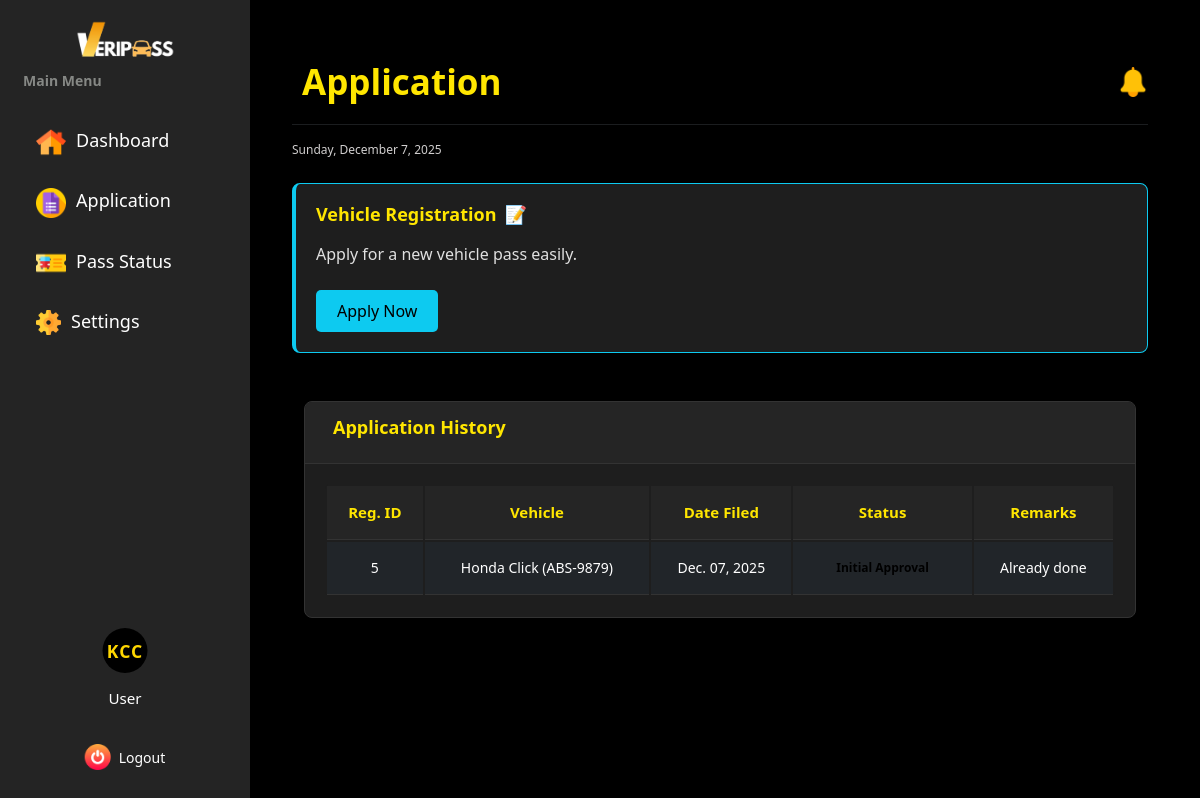
/dashboard/user/application/ (signed in), run on an earlier commit of the app's database.
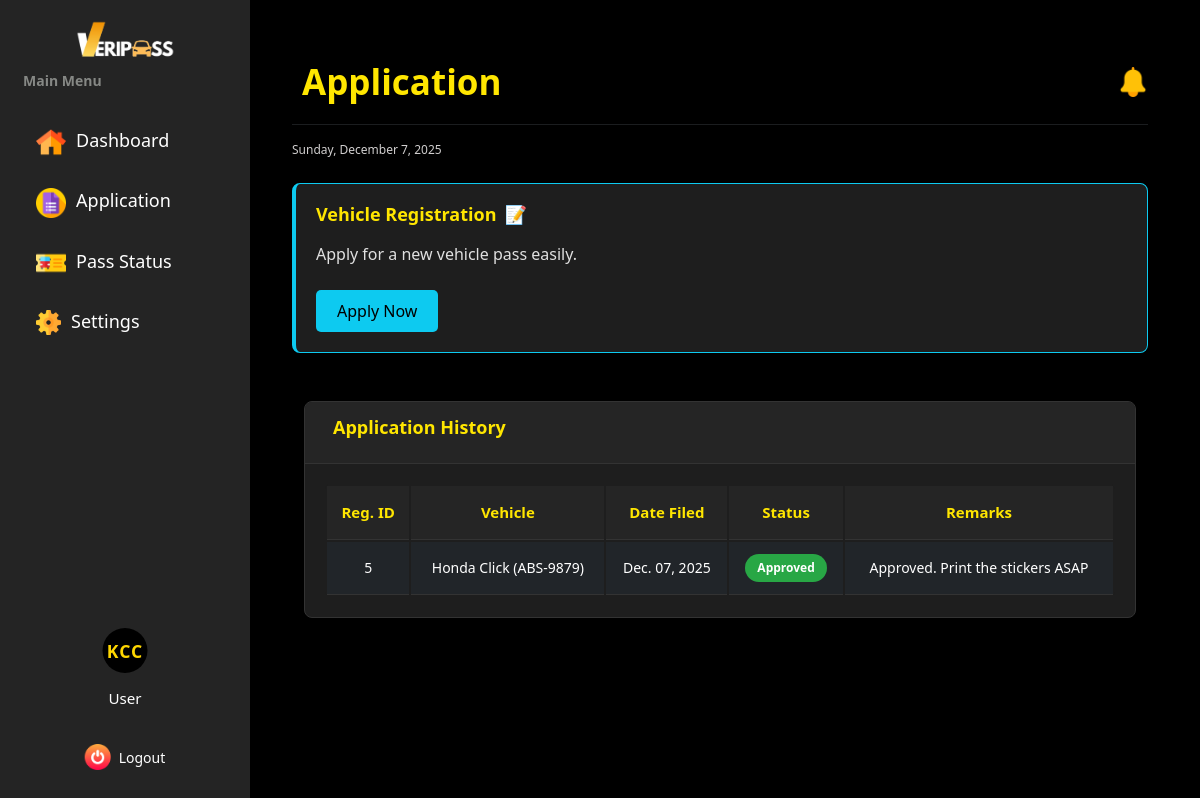
And on a later commit of the database.
### vehicle_pass/models.py (models this page shows, shortened)
class BaseModel(models.Model):
    created_at = models.DateTimeField(auto_now_add=True, db_index=True)
    updated_at = models.DateTimeField(auto_now=True)
    class Meta:
        abstract = True

class Registration(BaseModel):
    STATUS_CHOICES = [
        ('no application', 'No Application'),
        ('application submitted', 'Pending Initial Approval (OIC)'),
        ('initial approval', 'Initial Approved (Waiting for GSO Director)'),
        ('approved', 'Approved (Ready for Release)'),
        ('sticker released', 'Vehicle Pass Sticker Released'),
        ('rejected', 'Rejected')
    ]
    registration_number = models.BigAutoField(primary_key=True)
    user = models.ForeignKey(UserProfile, on_delete=models.CASCADE)
    vehicle = models.ForeignKey(Vehicle, on_delete=models.CASCADE)
    files = models.URLField(max_length=255)
    status = models.CharField(max_length=85, choices=STATUS_CHOICES, default='no application')
    remarks = models.TextField(null=True)
    initial_approved_by = models.ForeignKey(SecurityProfile, on_delete=models.CASCADE, related_name='initial_approval', null=True, blank=True)
    final_approved_by = models.ForeignKey(SecurityProfile, on_delete=models.CASCADE, related_name='final_approval', null=True, blank=True)
    date_of_filing = models.DateTimeField(auto_now_add=True)
    sticker_released_date = models.DateField(blank=True, null=True)
    e_signature = models.ImageField(upload_to='signature/')
    printed_name = models.CharField(max_length=125)
    signature_date = models.DateTimeField(null=True, blank=True)

class Vehicle(BaseModel):
    VEHICLE_TYPE = [('motor', 'Motor'),
                    ('car', 'Car'),
                    ('van', 'Van')]
    applicant = models.ForeignKey(UserProfile, on_delete=models.CASCADE, null=True, blank=True)
    make_model = models.CharField(max_length=35)
    plate_number = models.CharField(max_length=10, unique=True)
    year_model = models.IntegerField()
    color = models.CharField(max_length=20)
    type = models.CharField(choices=VEHICLE_TYPE, max_length=5)
    engine_number = models.CharField(max_length=25)
    chassis_number = models.CharField(max_length=17)
    or_number = models.CharField(max_length=25)
    cr_number = models.CharField(max_length=25)
    owner_firstname = models.CharField(max_length=45, null=True, blank=True)
    owner_middlename = models.CharField(max_length=45, null=True, blank=True)
    owner_lastname = models.CharField(max_length=45, null=True, blank=True)
    owner_suffix = models.CharField(max_length=5, null=True, blank=True)
    relationship_to_owner = models.CharField(max_length=15, null=True, blank=True)
    contact_number = models.CharField(max_length=14, null=True, blank=True)
    address = models.CharField(max_length=100, null=True, blank=True)

### vehicle_pass/views.py (the view)
# urls.py: path("dashboard/user/application/", user_application, name="user_application"),
@login_required
def user_application(request):
    user_id = request.session.get("user_id")
    try:
        profile = UserProfile.objects.get(id=user_id)
    except UserProfile.DoesNotExist:
        profile = None
    history = Registration.objects.filter(user=profile).order_by('-created_at')
    context = {
        'history': history,
    }
    return render(request, "User/User_Application.html", context)

### vehicle_pass/authentication.py (called while the page is built)
def login_required(view_func):
    @wraps(view_func)
    def wrapper(request, *args, **kwargs):
        if "user_id" not in request.session:
            return redirect("login")  # Redirect to login if not authenticated
        return view_func(request, *args, **kwargs)
    return wrapper

### vehicle_pass/context_processors.py (called while the page is built)
def admin_user_context(request):
    profile = None
    user_id = request.session.get('user_id')
    if user_id:
        profile = UserProfile.objects.filter(id=user_id).first()
    return {'profile': profile}

def default_user_context(request):
    profile = None
    user_id = request.session.get('user_id')
    if user_id:
        profile = UserProfile.objects.filter(id=user_id).first()
    return {'profile': profile}

def security_user_context(request):
    profile = None
    user_id = request.session.get('user_id')
    if user_id:
        profile = UserProfile.objects.filter(id=user_id).first()
    return {'profile': profile}

### templates/User/User_Application.html (shortened to what the changed rows need)
{% extends 'includes/user_sidebar.html' %}
{% load static %}
{% block extra_css %}
<link rel="stylesheet" href="{% static 'css/user-dashboard-style.css' %}">
{% endblock %}
{% block content %}
<div class="dashboard-wrapper">
    <div class="main-content">
        <div class="container-fluid py-3">
            <div class="d-flex justify-content-between align-items-center">
                <h2 class="title mb-3 mb-md-0">Application</h2>
            </div>
            <div class="container-fluid py-4">
                <div class="row mt-4">
                    <div class="col-12">
                        <div class="card data-card">
                            <div class="card-body">
                                <div class="table-responsive">
                                    <table class="table table-dark table-hover">
                                        <thead>
                                            <tr>
                                                <th>Reg. ID</th>
                                                <th>Vehicle</th>
                                                <th>Date Filed</th>
                                                <th>Status</th>
                                                <th>Remarks</th>
                                            </tr>
                                        </thead>
                                        <tbody>
                                            {% for item in history %}
                                            <tr>
                                                <td>{{ item.registration_number }}</td>
                                                <td>{{ item.vehicle.make_model|default:'N/A' }} ({{ item.vehicle.plate_number|default:'N/A' }})</td>
                                                <td>{{ item.date_of_filing|date:"M. d, Y" }}</td>
                                                <td>
                                                    <span class="status-badge status-{{ item.status|slugify }}">
                                                        {{ item.status|title }}
                                                    </span>
                                                </td>
                                                <td>{{ item.remarks|default:'-' }}</td>
                                            </tr>
                                            {% empty %}
                                            <tr>
                                                <td colspan="5" class="text-center">No application history found.</td>
                                            </tr>
                                            {% endfor %}
                                        </tbody>
                                    </table>
                                </div>
                            </div>
                        </div>
                    </div>
                </div>
            </div>
        </div>
    </div>
</div>
{% endblock %}

What changed in the data, as far as the page shows it:
changed Registration "Honda Click": status "Initial Approval" → "Approved"; remarks "Already done" → "Approved. Print the stickers ASAP"
